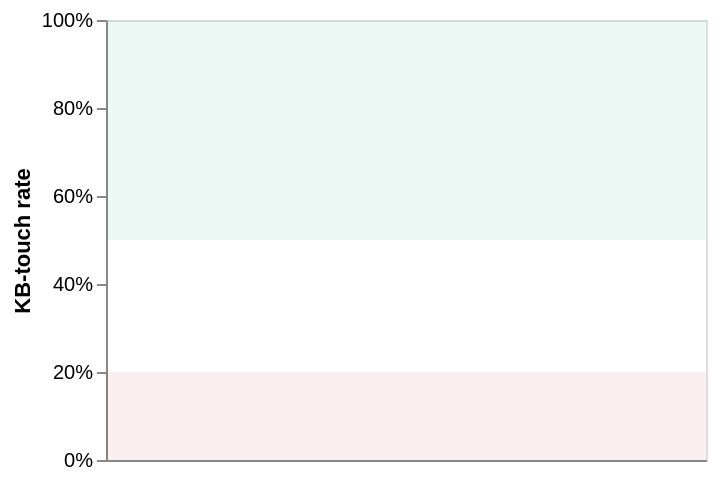

Express this chart as Vega-Lite.
### Vega-Lite specification from a JSON file in a GitHub repository (floating-point values rounded to 4 significant figures)
{"$schema": "https://vega.github.io/schema/vega-lite/v5.json", "description": "Share of sessions touching registered knowledge, daily", "usermeta": {"kbo": {"ru": "Что показывает: долю сессий агентов, в которых была прочитана хотя бы одна заметка из зарегистрированной базы знаний. Тонкая линия с точками — по дням, толстая — среднее за 7 дней. Куда смотреть: зелёная зона (выше 50%) — база знаний реально участвует в работе; красная зона (ниже 20%) — агенты решают задачи, не заглядывая в базу. Колесо мыши — масштаб по времени, наведите на точку — детали дня."}}, "width": "container", "height": 220, "data": {"values": []}, "layer": [{"data": {"values": [{}]}, "mark": {"type": "rect", "color": "#c22e2d", "opacity": 0.07}, "encoding": {"y": {"datum": 0}, "y2": {"datum": 0.2}}}, {"data": {"values": [{}]}, "mark": {"type": "rect", "color": "#1baf7a", "opacity": 0.08}, "encoding": {"y": {"datum": 0.5}, "y2": {"datum": 1}}}, {"params": [{"name": "zoomTouch", "select": {"type": "interval", "bind": "scales", "encodings": ["x"]}}], "mark": {"type": "line", "strokeWidth": 1.5, "opacity": 0.45, "point": {"size": 35}}, "encoding": {"x": {"field": "date", "type": "temporal", "title": null}, "y": {"field": "rate", "type": "quantitative", "title": "KB-touch rate", "axis": {"format": ".0%"}, "scale": {"domain": [0, 1]}}, "color": {"value": "#2a78d6"}, "tooltip": [{"field": "date", "type": "temporal"}, {"field": "rate", "type": "quantitative", "format": ".0%"}, {"field": "touched", "type": "quantitative", "title": "sessions touching KB"}, {"field": "sessions", "type": "quantitative"}]}}, {"transform": [{"window": [{"op": "mean", "field": "rate", "as": "rate7d"}], "sort": [{"field": "date"}], "frame": [-6, 0]}], "mark": {"type": "line", "strokeWidth": 3}, "encoding": {"x": {"field": "date", "type": "temporal"}, "y": {"field": "rate7d", "type": "quantitative"}, "color": {"value": "#2a78d6"}, "tooltip": [{"field": "date", "type": "temporal"}, {"field": "rate7d", "type": "quantitative", "format": ".0%", "title": "7-day average"}]}}]}
